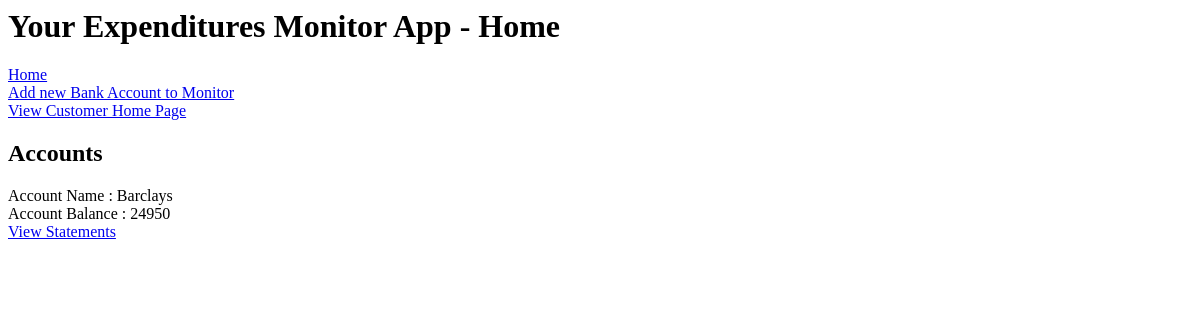
Page /home on the earlier database version.
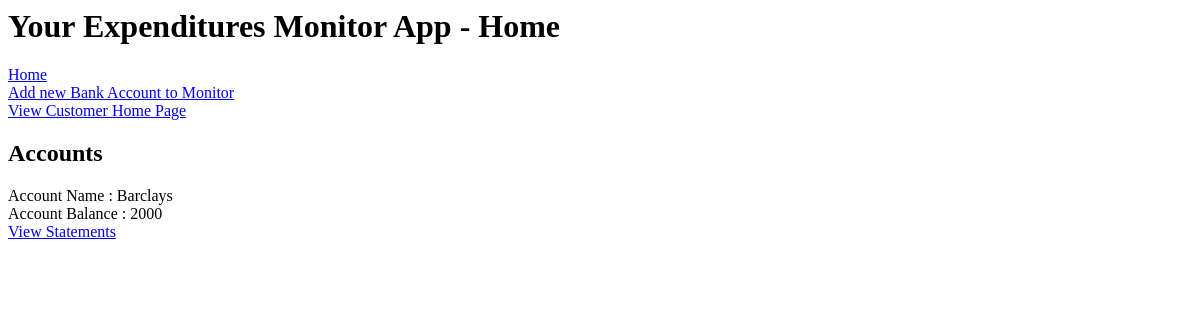
Same page on the later database version.
### application/models.py (models this page shows)
class Accounts(db.Model):
    id = db.Column(db.Integer, primary_key=True)
    balance = db.Column(db.Integer)
    account_name = db.Column(db.String(30), nullable=False)
    cust_name = db.Column(db.String(30), nullable=False)
    transactions = db.relationship('Transaction', backref='accounts' , lazy='dynamic')

### application/routes.py (the view)
@app.route('/')
@app.route('/home')
def home():
    all_accounts = Accounts.query.all()
    account_string = ""
    return render_template("index.html", title="Home", all_accounts=all_accounts)

### application/templates/index.html
{% extends "layout.html" %}
{% block body %}
        <br>
        <a href="{{ url_for('customer_home') }}">View Customer Home Page</a>
        <br>
<h2>Accounts</h2>
{% for account in all_accounts %}
        Account Name : {{ account.account_name }}
        <br>
        Account Balance : {{ account.balance }}
        <br>
        <a href="{{ url_for('statements', id=account.id) }}">View Statements</a>
        <br><br>
{% endfor %}
{% endblock body %}

Differences in the rows shown:
changed Accounts "Barclays": balance "24950" → "2000"
